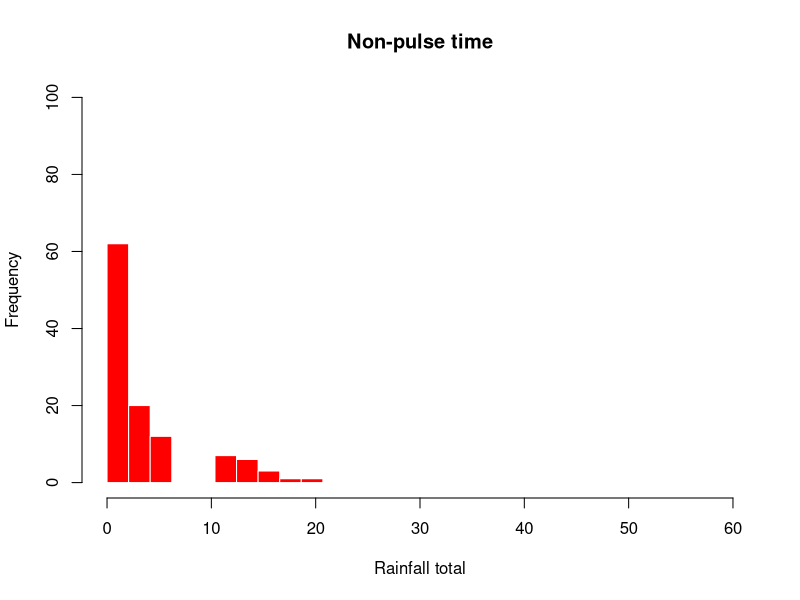
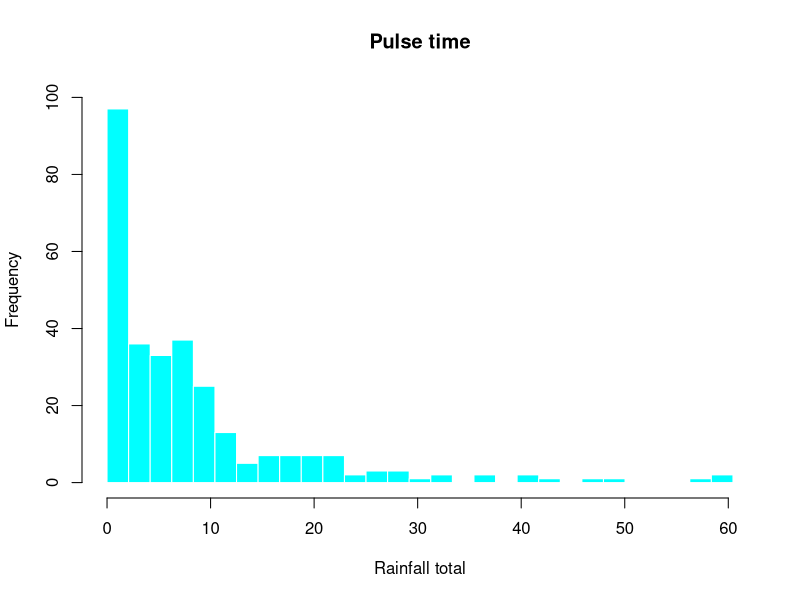

Write R code to recreate these figures, in order.
# 16-05-2024
# Anastasia Makhnykina

 library(dplyr)
library(tidyr)
library(tidyverse)
library(lubridate)
library(ggplot2)
library(units)
library(reshape2)

### In this file we will create two data frames for Pulse and Non-pulse time ###

# Open file with all eddy-covariance data 
USWkg12_20_summary <- read.csv("data/USWkg12_20_summary.csv", 
                               header=TRUE, na.strings="NaN", skip=0)

# Create new columns for heavy rains
USWkg12_20_summary$bigR <- as.numeric(USWkg12_20_summary$sum_R>5)
USWkg12_20_summary$bigRmm <- as.numeric(USWkg12_20_summary$bigR)*as.numeric(USWkg12_20_summary$sum_R)

# Create DOY - column
USWkg12_20_summary$DOY <- paste(yday(USWkg12_20_summary$date))
USWkg12_20_summary$DOY <- as.numeric(as.character(USWkg12_20_summary$DOY))

# Adding Seasons of the year
USWkg12_20_summary$Season = vector(mode = 'character', length = nrow(USWkg12_20_summary))
USWkg12_20_summary$Season[USWkg12_20_summary$DOY %in% c(1:59,305:366)] = 'Winter'
USWkg12_20_summary$Season[USWkg12_20_summary$DOY %in% 60:181] = 'Spring'
USWkg12_20_summary$Season[USWkg12_20_summary$DOY %in% 182:304] = 'Summer'

# Create year - column
USWkg12_20_summary$year <- substr(USWkg12_20_summary$date, 1,4)
USWkg12_20_summary$year <- as.numeric(as.character(USWkg12_20_summary$year))

# Create Pulse_DOY - the DOY when rain > 5 mm happen
USWkg12_20_summary$DOY <- as.numeric(as.character(USWkg12_20_summary$DOY))
USWkg12_20_summary$Pulse_DOY <- USWkg12_20_summary$DOY*USWkg12_20_summary$bigR

# Make df with just Rains > 5 mm 
USW1220_Pulse <- USWkg12_20_summary %>%
  filter(bigRmm > 0)


#################### 5-days duration Pulse definition ########################
#######################################################################

# Make additional "test" df to make Pulse duration (5 days)
USW1220_Pulse$DOY <- as.numeric(as.character(USW1220_Pulse$DOY))

colnames(USWkg12_20_summary) [1] <- 'date'
test <- data.frame(DOY=USW1220_Pulse$date)
test$day1<-as.Date(test$DOY)+1
test$day2<-as.Date(test$DOY)+2
test$day3<-as.Date(test$DOY)+3
test$day4<-as.Date(test$DOY)+4
test$Sday <- yday(test$DOY)
test$DOY <- as.Date(test$DOY)

test2<- melt(test,id='Sday')

test3 <- test2 %>% 
  arrange(value)

test4 <- data.frame(unique(test2$value))

test4$date <- test4$unique.test2.value.
test5 <- test4 %>% 
  arrange(date)

test5$DOY <- yday(test5$date)
test5 <- test5[-c(1)]

test5$date <- as.Date(test5$date)
USWkg12_20_summary$date <- as.Date(USWkg12_20_summary$date)

summary_P <- merge(USWkg12_20_summary,test5,by="date",all.x=TRUE)
 
# Add PulseDays - column
summary_P$PulseDays <- summary_P$DOY.y

summary_P$PulseDays[is.na(summary_P$PulseDays)] <- 0

write.csv(summary_P, "data/Summary_eddy.csv")

# Create df for Pulse and Non-pulse time
USW_Pulse <- summary_P %>%
  filter(PulseDays > 0)

write.csv(USW_Pulse, "data/USWPulse.csv")


USW_PulseN <- summary_P %>%
  filter(PulseDays == 0)

write.csv(USW_PulseN, "data/USWPulseN.csv")


###################### DM Pulse Definition #####################################
################################################################################

# Open file with all eddy-covariance data 
USWkg12_20_summary <- read.csv("data/USWkg12_20_summary.csv", 
                               header=TRUE, na.strings="NaN", skip=0)
USWkg12_20_summary$date <- as.Date(USWkg12_20_summary$date)

# sort data by date
years_sum1 <- USWkg12_20_summary %>% arrange(date)

# Initialize the pulseduration_S variable as a vector of 0's
years_sum1$pulseduration_S <- rep(0, nrow(years_sum1))

# Find the indices of rows where there is a rain event with sum_R between 5 and 10
rain_indices_S <- which(years_sum1$sum_R > 5 & years_sum1$sum_R <= 10)

# Loop through each rain event
for (i in rain_indices_S) {
  # Set pulseduration_S to 8 for 8 days after the event
  years_sum1$pulseduration_S[i:(min(i+7, nrow(years_sum1)))] <- 8
}

# Create a new variable called pulseduration_M, initialized with zeros
years_sum1$pulseduration_M <- rep(0, nrow(years_sum1))

# Loop through each element of sum_R
for (i in 1:nrow(years_sum1)) {
  
  # Check if the sum_R value is between 10 and 20
  if (years_sum1$sum_R[i] > 10 & years_sum1$sum_R[i] <= 20) {
    
    # If yes, set the pulseduration_M variable to 14 for the next 14 days
    for (j in 1:14) {
      if (i + j <= nrow(years_sum1)) { # check if within range
        years_sum1$pulseduration_M[i + j] <- 14
      }
    }
    
  }
  
}

# Create a new variable called pulseduration_L, initialized with zeros
years_sum1$pulseduration_L <- rep(0, nrow(years_sum1))

# Loop through each element of sum_R
for (i in 21:nrow(years_sum1)) {
  
  # Check if the sum_R value was less than or equal to 20 in the previous day, and greater than 20 in the current day
  if (years_sum1$sum_R[i-1] <= 20 & years_sum1$sum_R[i] > 20) {
    
    # If yes, set the pulseduration_L variable to 20 for the next 20 days
    for (j in 0:19) {
      if (i + j <= nrow(years_sum1)) { # check if within range
        years_sum1$pulseduration_L[i + j] <- 20
      }
    }
    
  }
  
}

# create a new variable called max_pulse_duration that is the maximum of pulseduration_S, pulseduration_M, and pulseduration_L
years_sum1$max_pulse_duration <- pmax(years_sum1$pulseduration_S, years_sum1$pulseduration_M, years_sum1$pulseduration_L)

# sort data by date
years_sum1 <- years_sum1 %>% arrange(date)

# Identify days with rain events
years_sum1$rain_event <- ifelse(years_sum1$sum_R > 5, 1, 0)

# Create a new column in the dataframe to store days since last rain event
years_sum1$days_since_rain_event <- 0

# Loop through each row of the data
for (i in 2:nrow(years_sum1)) {
  # If sum_R is greater than 5, set days_since_rain_event to 0
  if (years_sum1$sum_R[i] > 5) {
    years_sum1$days_since_rain_event[i] <- 0
  } else {
    # If sum_R is less than or equal to 5, increment the days_since_rain_event by 1
    years_sum1$days_since_rain_event[i] <- years_sum1$days_since_rain_event[i-1] + 1
  }
}


# Create years_sum_Pulse0 df
years_sum_Pulse0 <- years_sum1 %>%
  filter(days_since_rain_event >= max_pulse_duration)


# Create years_sum_Pulse1 df
years_sum_Pulse1 <- years_sum1 %>%
  filter(days_since_rain_event < max_pulse_duration)

# Total rain for Pulse and non-pulse time
hist(subset(years_sum_Pulse0$sum_R, years_sum_Pulse0$sum_R != 0), 
     breaks = seq(0, 60, length.out = 30),
     main = "Non-pulse time", 
     xlab = "Rainfall total", 
     ylab = "Frequency",
     col = "red", 
     border = "white",
     lty = "solid",
     ylim = c(0, 100))

hist(subset(years_sum_Pulse1$sum_R, years_sum_Pulse1$sum_R != 0), 
     breaks = seq(min(years_sum_Pulse1$sum_R), max(years_sum_Pulse1$sum_R), length.out = 30),
     main = "Pulse time", 
     xlab = "Rainfall total", 
     ylab = "Frequency",
     col = "cyan", 
     border = "white",
     lty = "solid",
     ylim = c(0, 100))

# WRITE OUT NEW FILES
write_csv(years_sum_Pulse0, "data/years_sum_Pulse0_DM.csv")
write_csv(years_sum_Pulse1, "data/years_sum_Pulse1_DM.csv")
write_csv(years_sum1, "data/years_sum1_DM.csv")
